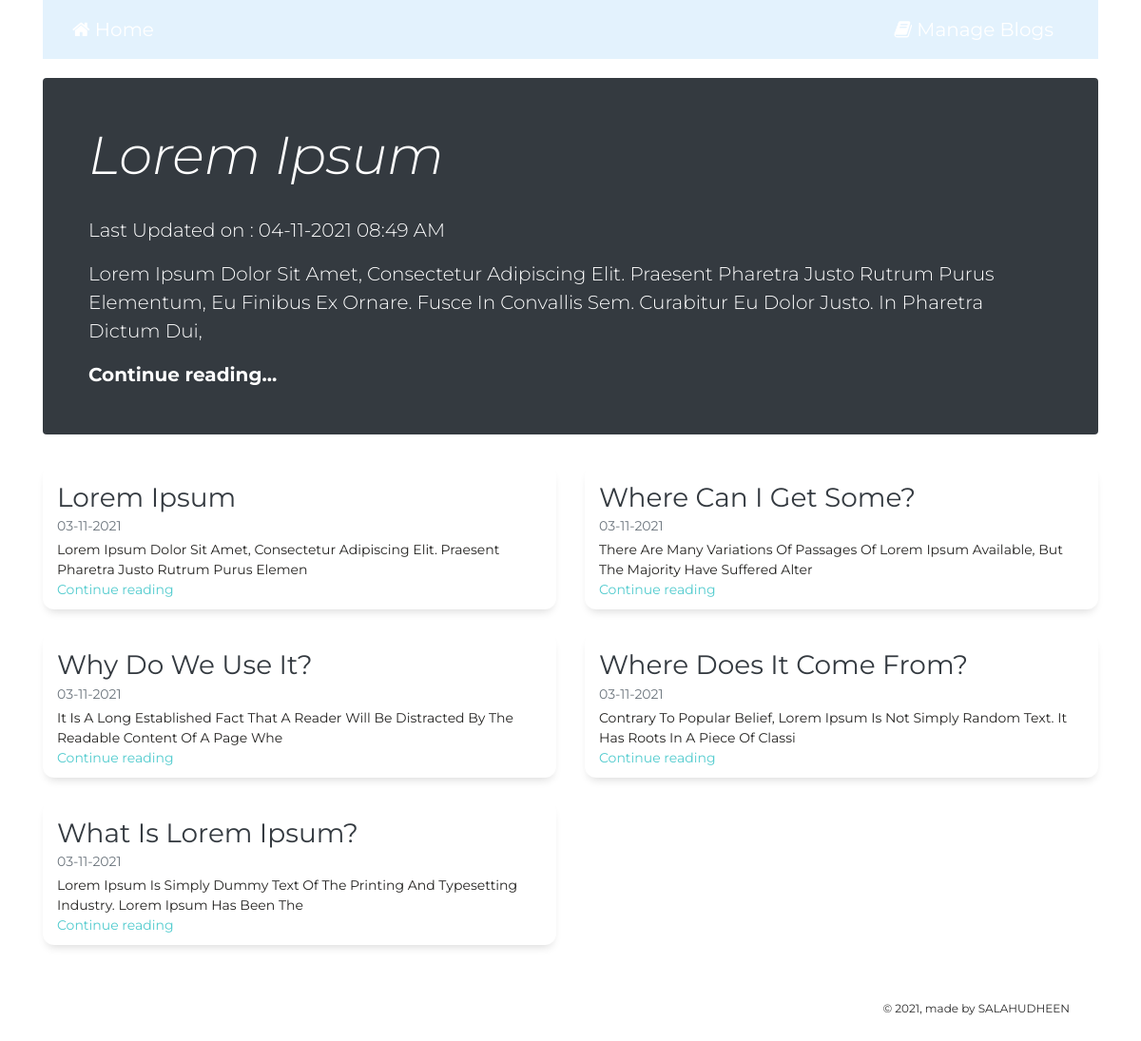
The page / on the database its author committed.
### tables this page shows
CREATE TABLE IF NOT EXISTS `tbl_blog_list` (
  `id` int(10) NOT NULL AUTO_INCREMENT,
  `blog_title` varchar(100) NOT NULL,
  `blog_desc` text,
  `created_date` datetime DEFAULT NULL,
  `updated_date` datetime DEFAULT NULL,
  PRIMARY KEY (`id`)
);

### application/controllers/Blog.php (called while the page is built, shortened)
<?php
class Blog extends CI_Controller {
	public function __construct()
    {
        $this->load->model('Blog_model', 'Blog_model');
    }
	public function index()
	{
		$data['blog_list'] = $this->Blog_model->getLatestFiveBlogs();
		$data['page_title'] = 'All Blogs';
		$this->load->view('header',$data);
		$this->load->view('blog_home');
		$this->load->view('footer');
	}
}

### index.php (called while the page is built, shortened)
<?php
require_once BASEPATH.'core/CodeIgniter.php';

### application/models/Blog_model.php (called while the page is built, shortened)
<?php if(!defined('BASEPATH')) exit('No direct script access allowed');
class Blog_model extends CI_Model
{
    function getLatestFiveBlogs()
    {
        $this->db->select('*');
        $this->db->from('tbl_blog_list');
        $this->db->order_by('id', 'DESC');
        $this->db->limit(5);
        $query = $this->db->get();
        return $query->result();
    }
}

### application/views/blog_home.php (the view)
<div class="jumbotron p-3 p-md-5 text-white rounded bg-dark">
<div class="col-md-12 px-0">
	<h1 class="display-4 font-italic"><?php echo $blog_list[0]->blog_title;?></h1>
	<p class="lead my-3">Last Updated on : <?php echo date('d-m-Y H:i A',strtotime(isset($blog_list[0]->updated_date) ? $blog_list[0]->updated_date : $blog_list[0]->created_date));?></p>
	<p class="lead my-3"><?php echo substr($blog_list[0]->blog_desc,0,200);?></p>
	<p class="lead mb-0"><a href="single_blog/<?php echo $blog_list[0]->id;?>" class="text-white font-weight-bold">Continue reading...</a></p>
</div>
</div>
<div class="row mb-2">
<?php if(!empty($blog_list[0])){
foreach($blog_list as $bgl){
	?>
	<div class="col-md-6">
	<div class="card flex-md-row mb-4 box-shadow h-md-250">
		<div class="card-body d-flex flex-column align-items-start">
		<h3 class="mb-0">
			<a class="text-dark" href="#"><?php echo $bgl->blog_title;?></a>
		</h3>
		<div class="mb-1 text-muted"><?php echo date('d-m-Y',strtotime($bgl->created_date));?></div>
		<p class="card-text mb-auto"><?php echo substr($bgl->blog_desc,0,100);?></p>
		<a href="single_blog/<?php echo $bgl->id;?>">Continue reading</a>
		</div>
	</div>
	</div>
	<?php
}
}?>
</div>

### application/views/header.php (shortened to what this page needs)
<!doctype html>
<html lang="en">
<head>
  <link href="https://maxcdn.bootstrapcdn.com/font-awesome/latest/css/font-awesome.min.css" rel="stylesheet">
  <link href="<?php echo base_url();?>assets/css/bootstrap.min.css" rel="stylesheet" />
  <link href="<?php echo base_url();?>assets/css/paper-dashboard.css?v=2.0.1" rel="stylesheet" />
  <link href="<?php echo base_url();?>assets/demo/demo.css" rel="stylesheet" />
</head>
<body class="">
<div class="container">
<nav class="navbar navbar-light" style="background-color: #e3f2fd;">
  <div class="container-fluid">
    <a class="navbar-brand" href="<?php echo base_url();?>">
      <i class="fa fa-home"></i> Home
    </a>
    <a class="navbar-brand" href="<?php echo base_url();?>manage_blog">
      <i class="fa fa-book"></i> Manage Blogs
    </a>
  </div>
</nav>

### application/views/footer.php (shortened to what this page needs)
<footer class="footer" >
        <div class="container-fluid">
          <div class="row">
            <div class="credits ml-auto">
              <span class="copyright">
                © <?php echo date('Y')?>, made by SALAHUDHEEN
              </span>
            </div>
          </div>
        </div>
      </footer>
    </div>
</body>
</html>

### rows shown on the page
tbl_blog_list: blog_title "Lorem Ipsum", updated_date "04-11-2021 08:49 AM", blog_desc "Lorem Ipsum Dolor Sit Amet, Consectetur Adipiscing Elit. Praesent Pharetra Justo Rutrum Purus Elementum, Eu Finibus Ex Ornare. Fusce In Convallis Sem. Curabitur Eu Dolor Justo. In Pharetra Dictum Dui,", created_date "03-11-2021", blog_desc "Lorem Ipsum Dolor Sit Amet, Consectetur Adipiscing Elit. Praesent Pharetra Justo Rutrum Purus Elemen"
tbl_blog_list: blog_title "Where Can I Get Some?", created_date "03-11-2021", blog_desc "There Are Many Variations Of Passages Of Lorem Ipsum Available, But The Majority Have Suffered Alter"
tbl_blog_list: blog_title "Why Do We Use It?", created_date "03-11-2021", blog_desc "It Is A Long Established Fact That A Reader Will Be Distracted By The Readable Content Of A Page Whe"
tbl_blog_list: blog_title "Where Does It Come From?", created_date "03-11-2021", blog_desc "Contrary To Popular Belief, Lorem Ipsum Is Not Simply Random Text. It Has Roots In A Piece Of Classi"
tbl_blog_list: blog_title "What Is Lorem Ipsum?", created_date "03-11-2021", blog_desc "Lorem Ipsum Is Simply Dummy Text Of The Printing And Typesetting Industry. Lorem Ipsum Has Been The"
